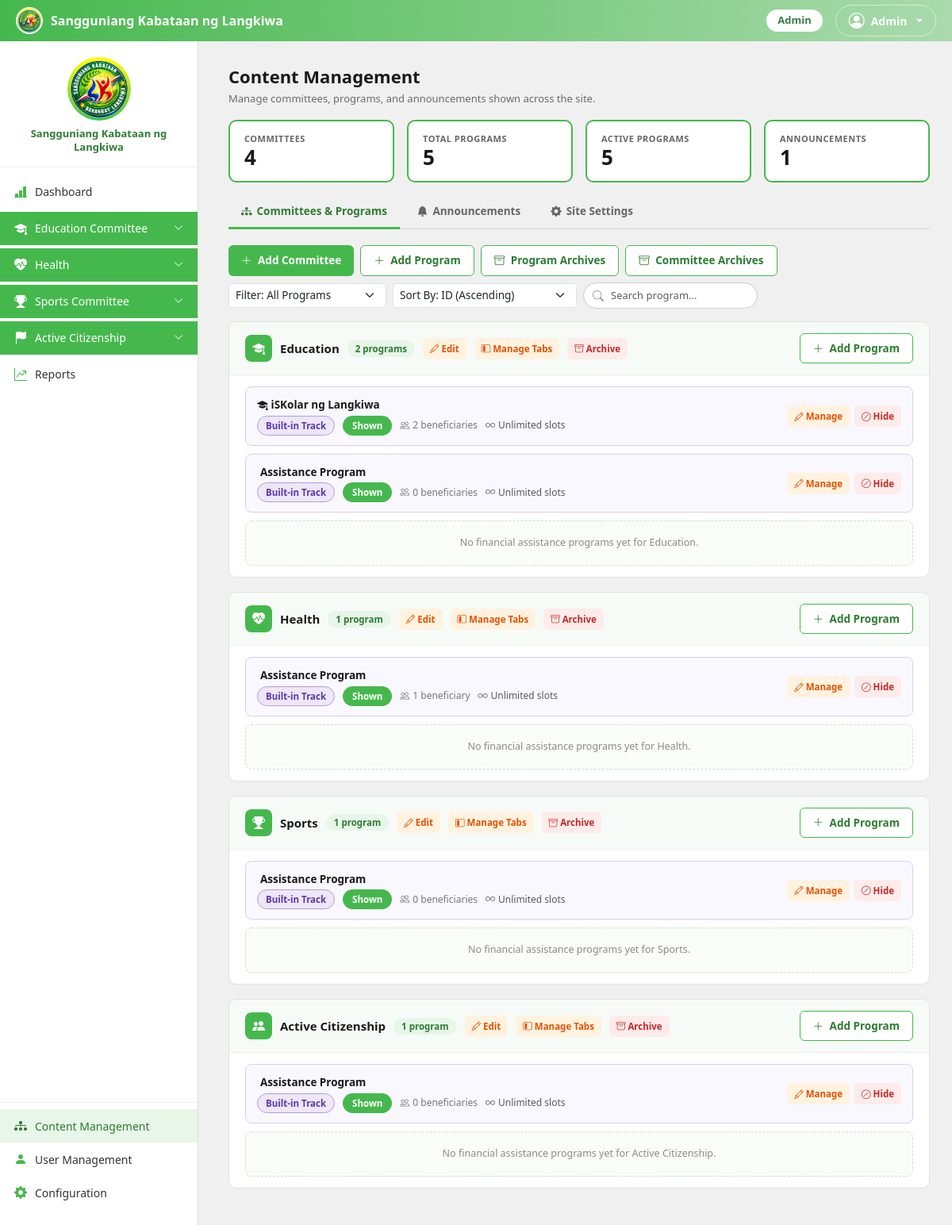
Screenshot of /admin/AdminProgramManagement.php (signed in) with the database file from the repository.
### tables this page shows
CREATE TABLE site_settings (
    id TINYINT PRIMARY KEY DEFAULT 1,
    logo_path VARCHAR(255) NULL,
    about_text TEXT NULL,
    sk_office_address VARCHAR(255) NULL,
    contact_number VARCHAR(40) NULL,
    office_hours VARCHAR(100) NULL,
    site_name VARCHAR(150) NULL,
    tagline VARCHAR(200) NULL,
    welcome_message TEXT NULL,
    email VARCHAR(150) NULL,
    facebook_url VARCHAR(255) NULL,
    terms_conditions TEXT NULL,
    privacy_policy TEXT NULL,
    allow_public_applications TINYINT(1) NOT NULL DEFAULT 1,
    show_announcements TINYINT(1) NOT NULL DEFAULT 1,
    current_academic_year VARCHAR(20) NOT NULL DEFAULT '2025-2026',
    current_semester VARCHAR(20) NOT NULL DEFAULT '2nd Semester',
    requirements_deadline DATE NULL COMMENT 'Cutoff for scholars to submit updated requirements for the current term; set via End Semester or edited manually in Site Settings',
    requirements_open TINYINT(1) NOT NULL DEFAULT 0 COMMENT 'Whether scholars can currently submit updated requirements. Turned on by End Semester (a fresh renewal window for the new term); auto-treated as closed again once requirements_deadline passes',
    default_allowance_amount DECIMAL(10,2) NOT NULL DEFAULT 2000.00,
    activities_required_per_term INT NOT NULL DEFAULT 3
);

CREATE TABLE users (
    user_id INT AUTO_INCREMENT PRIMARY KEY,
    last_name VARCHAR(100) NOT NULL,
    first_name VARCHAR(100) NOT NULL,
    middle_name VARCHAR(100) NULL,
    age INT NULL,
    gender ENUM('Male','Female') NULL,
    email VARCHAR(150) NOT NULL UNIQUE,
    password_hash VARCHAR(255) NOT NULL,
    role ENUM('applicant','scholar','admin') NOT NULL DEFAULT 'applicant',
    position_title VARCHAR(100) NULL,
    profile_photo VARCHAR(255) NULL,
    status ENUM('active','inactive','archived') NOT NULL DEFAULT 'active',
    created_at DATETIME NOT NULL DEFAULT CURRENT_TIMESTAMP,
    archived_at DATETIME NULL
);

CREATE TABLE committees (
    committee_id INT AUTO_INCREMENT PRIMARY KEY,
    code VARCHAR(40) NOT NULL UNIQUE,
    name VARCHAR(150) NOT NULL,
    description VARCHAR(255) NULL,
    icon VARCHAR(60) NULL,
    archived_at DATETIME NULL
);

CREATE TABLE program_tabs (
    tab_id INT AUTO_INCREMENT PRIMARY KEY,
    committee_id INT NOT NULL,
    program_id INT NULL DEFAULT NULL COMMENT 'Links this tab to a catalog entry in programs — NULL for the two built-in tracks (scholarship/assistance)',
    track_code VARCHAR(30) NOT NULL,
    label VARCHAR(100) NOT NULL,
    icon VARCHAR(60) NOT NULL DEFAULT 'bi-hand-holding-heart-fill',
    is_visible TINYINT(1) NOT NULL DEFAULT 1,
    sort_order INT NOT NULL DEFAULT 0,
    max_slots INT NULL DEFAULT NULL COMMENT 'NULL = unlimited slots for this program',
    UNIQUE KEY uniq_committee_track (committee_id, track_code),
    FOREIGN KEY (committee_id) REFERENCES committees(committee_id)
);

### admin/AdminProgramManagement.php (the view, shortened to what the rows shown need)
<?php
require_once __DIR__ . '/../config/forms.php';
requireRole('admin');
$committees = $conn->query("SELECT * FROM committees WHERE archived_at IS NULL ORDER BY committee_id ASC")->fetch_all(MYSQLI_ASSOC);
$tabsByCommittee = [];
foreach ($conn->query("SELECT * FROM program_tabs ORDER BY committee_id ASC, sort_order ASC") as $t) {
    $tabsByCommittee[(int)$t['committee_id']][] = $t;
}
$programsByCommittee = [];
?>
<!DOCTYPE html>
<html lang="en">
<head>
    <link href="https://cdn.jsdelivr.net/npm/bootstrap@5.3.3/dist/css/bootstrap.min.css" rel="stylesheet">
    <link href="https://cdn.jsdelivr.net/npm/bootstrap-icons@1.11.3/font/bootstrap-icons.min.css" rel="stylesheet">
    <link href="<?php echo APP_BASE; ?>/assets/css/admin.css" rel="stylesheet">
</head>
<body>
    <?php include __DIR__ . '/../includes/adminsidebar.php'; ?>
    <div class="main-content">
        <div class="tab-pane-custom active" id="programsTab">
            <div id="committeeSectionsContainer">
                <?php foreach ($committees as $c): $cid = (int)$c['committee_id'];
                    $cprograms = $programsByCommittee[$cid] ?? [];
                    $builtInTabs = array_filter($tabsByCommittee[$cid] ?? [], function ($t) {
                        return empty($t['program_id']);
                    });
                    $totalProgramCount = count($cprograms) + count($builtInTabs);
                ?>
                    <div class="committee-block" data-committee-name="<?php echo e(strtolower($c['name'])); ?>">
                        <div class="committee-block-header">
                            <div class="title">
                                <span class="committee-icon-badge"><i class="bi <?php echo e($c['icon'] ?: 'bi-people-fill'); ?>"></i></span>
                                <?php echo e($c['name']); ?>
                                <span class="committee-count-badge"><?php echo $totalProgramCount; ?> program<?php echo $totalProgramCount === 1 ? '' : 's'; ?></span>
                                <button type="button" class="action-btn btn-edit" data-bs-toggle="modal" data-bs-target="#editCommitteeModal<?php echo $cid; ?>"><i class="bi bi-pencil"></i> Edit</button>
                                <?php if (!empty($tabsByCommittee[$cid])): ?>
                                    <button type="button" class="action-btn btn-edit" data-bs-toggle="modal" data-bs-target="#manageTabsModal<?php echo $cid; ?>"><i class="bi bi-layout-sidebar-inset"></i> Manage Tabs</button>
                                <?php endif; ?>
                                <form method="post" class="d-inline" onsubmit="return confirm('Archive this committee? Its programs will stay as-is, but the committee will be hidden from this list.');">
                                    <button type="submit" name="archive_committee" class="action-btn btn-archive-program"><i class="bi bi-archive"></i> Archive</button>
                                </form>
                            </div>
                            <button type="button" class="btn-outline-brand add-program-for-committee" data-committee="<?php echo $cid; ?>"><i class="bi bi-plus-lg me-1"></i> Add Program</button>
                        </div>
                        <div class="committee-block-body">
                            <?php foreach ($builtInTabs as $t): $tid = (int)$t['tab_id'];
                                $trackBenCount = getApprovedCount($cid, $t['track_code']); ?>
                                <div class="program-item builtin-tab-item">
                                    <div>
                                        <div class="p-name"><i class="bi <?php echo e($t['icon']); ?> me-1"></i><?php echo e($t['label']); ?></div>
                                        <div class="p-meta">
                                            <span class="builtin-tag">Built-in Track</span>
                                            <span class="status-pill <?php echo $t['is_visible'] ? 'status-active' : 'status-inactive'; ?>"><?php echo $t['is_visible'] ? 'Shown' : 'Hidden'; ?></span>
                                            <span><i class="bi bi-people me-1"></i><?php echo $trackBenCount; ?> beneficiar<?php echo $trackBenCount === 1 ? 'y' : 'ies'; ?></span>
                                            <?php if (!empty($t['max_slots'])): ?>
                                                <span title="Slot limit"><i class="bi bi-clipboard-check me-1"></i><?php echo $trackBenCount; ?> / <?php echo (int)$t['max_slots']; ?> slots</span>
                                            <?php else: ?>
                                                <span class="text-muted" style="font-size:12px;"><i class="bi bi-infinity me-1"></i>Unlimited slots</span>
                                            <?php endif; ?>
                                        </div>
                                    </div>
                                    <div class="program-actions">
                                        <button type="button" class="action-btn btn-edit" data-bs-toggle="modal" data-bs-target="#manageTabsModal<?php echo $cid; ?>"><i class="bi bi-pencil"></i> Manage</button>
                                        <form method="post" class="d-inline">
                                            <button type="submit" name="save_tabs" class="action-btn <?php echo $t['is_visible'] ? 'btn-toggle' : 'btn-activate'; ?>">
                                                <i class="bi <?php echo $t['is_visible'] ? 'bi-slash-circle' : 'bi-check-circle'; ?>"></i>
                                                <?php echo $t['is_visible'] ? 'Hide' : 'Show'; ?>
                                            </button>
                                        </form>
                                    </div>
                                </div>
                            <?php endforeach; ?>
                            <?php if (empty($cprograms)): ?>
                                <div class="empty-committee">No financial assistance programs yet for <?php echo e($c['name']); ?>.</div>
                            <?php endif; ?>
                        </div>
                    </div>
                <?php endforeach; ?>
            </div>
        </div>
    </div>
</body>
</html>

### includes/adminsidebar.php (shortened to what the rows shown need)
<?php
require_once __DIR__ . '/../config/forms.php';
$adminMe = currentUser();
?>
<div class="topbar">
    <div class="brand">
        <img src="<?php echo siteLogoUrl(); ?>" alt="Logo">
        <span class="brand-text d-none d-sm-inline"><?php echo e(siteName()); ?></span>
    </div>
    <div class="d-flex align-items-center gap-3">
        <div class="dropdown">
            <a href="#" class="dropdown-toggle d-flex align-items-center gap-2 text-white text-decoration-none border border-white border-opacity-50 rounded-pill px-3 py-1"
                data-bs-toggle="dropdown" style="font-size: 14px; font-weight: 600;">
                <i class="bi bi-person-circle fs-5"></i> <?php echo e($adminMe['first_name'] ?? 'Admin'); ?>
            </a>
        </div>
    </div>
</div>
<div class="sidebar" id="sidebar">
    <div class="logo-wrap">
        <img src="<?php echo siteLogoUrl(); ?>" alt="Logo">
        <p><?php echo e(siteName()); ?></p>
    </div>
</div>

### rows the page displays
site_settings: site_name "Sangguniang Kabataan ng Langkiwa"
users: first_name "Admin"
committees: name "Education", committee_id "2", shows "s"
program_tabs: label "iSKolar ng Langkiwa", is_visible "Shown", trackBenCount "2", track_code "ies", shows "Unlimited slots"
program_tabs: label "Assistance Program", is_visible "Shown", trackBenCount "0", track_code "ies", shows "Unlimited slots"
committees: name "Health", committee_id.program_id "1"
program_tabs: label "Assistance Program", is_visible "Shown", trackBenCount "1", track_code "y", shows "Unlimited slots"
committees: name "Sports", committee_id.program_id "1"
program_tabs: label "Assistance Program", is_visible "Shown", trackBenCount "0", track_code "ies", shows "Unlimited slots"
committees: name "Active Citizenship", committee_id.program_id "1"
program_tabs: label "Assistance Program", is_visible "Shown", trackBenCount "0", track_code "ies", shows "Unlimited slots"

### other values shown
$statCommittees "4"
$statTotalPrograms "5"
$statActivePrograms "5"
$statAnnouncements "1"
